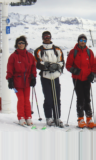
%> input picture Images/train/pos/crop001007c.png, 96 x 160 px; its folder holds only this picture in this run
$ octave hogTrain.m   (GNU Octave 9; MATLAB toolbox functions it lacks are replaced by stand-ins)
%> lines starting %> are read from the running program, lines starting %| are printed output that depends on the picture
### getImagesInDir.m
%This part of the code was done using Chris McCormick's code as reference
% reference : http://mccormickml.com/2013/05/09/hog-descriptor-in-matlab/
% date:26th November 2016
%Author: Chris McCormick

function imageFiles = getImagesInDir(imDirectory)
%> called with imDirectory = './Images/train/pos/'
%get images from the directory

    dirData = dir(imDirectory);

    % Get the indices
    dirIndex = [dirData.isdir];

    % Get the list of files.
    initList = {dirData(~dirIndex).name};

    imageFiles = {};

    indx = 1;

    % For each file in the Directory...
    for i = 1 : length(initList)

        imageFile = char(initList(i));

        %  filename's extension.
        if (length(imageFile) <= 3)
            continue;
        else
            extension = imageFile((length(imageFile) - 2) : length(imageFile));
        end

        % If this is an image file...
        if (strcmp(extension, 'png') == 1) || ...
           (strcmp(extension, 'PNG') == 1) || ...
           (strcmp(extension, 'jpg') == 1) || ...
           (strcmp(extension, 'JPG') == 1) || ...
           (strcmp(extension, 'bmp') == 1) || ...
           (strcmp(extension, 'BMP') == 1)


			imageFile = strcat(imDirectory, imageFile);


            % Add the file to the output list.
			imageFiles{indx} = imageFile;

            indx = indx + 1;
        end
    end
end

### hogTrain.m
%get the images from the directory
%these images are 130 by 66 sized
posImages = getImagesInDir('./Images/train/pos/');
negImages = getImagesInDir('./Images/train/neg/');

% The labels for negative and positive images
Y = [ones(length(posImages), 1); zeros(length(negImages), 1)];

% Combine the file lists to get a list of all training images.
fileList = [posImages, negImages];

% Build a matrix for all the 3780 features
X = zeros(length(fileList), 3780);

fprintf('Total number of files to train the svm: %d', length(fileList));

% For all the training images
for i = 1 : length(fileList)

    imgFile = char(fileList(i));
    img = imread(imgFile);
%> img is the input picture: size 160x96x3 uint8; mean R, G, B 172.8, 159.9, 160.7

    %grayscale images gave better results
    img = rgb2gray(img);
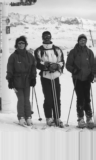
%> img: size 160x96 uint8; min 26, max 243, mean 163.8

    %if the images size if greater than the expected size
    img =imresize(img,[130 66]);
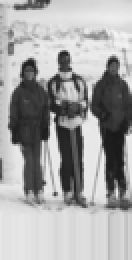
%> img: size 130x66 uint8 (shown 2 times larger); min 26, max 244, mean 163.8

    % find the HOG descriptor
    %using the vision toolbox to get the HOG decriptors
%> (the run ends here)

$ run again, on Images/train/pos/crop001025a.png
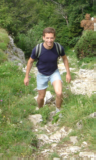
%> input picture Images/train/pos/crop001025a.png, 96 x 160 px
%> img is the input picture: size 160x96x3 uint8; mean R, G, B 127.9, 135.8, 94.4
%> `img = rgb2gray(img);`:
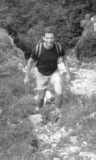
%> img: size 160x96 uint8; min 23, max 253, mean 128.7
%> `img =imresize(img,[130 66]);`:
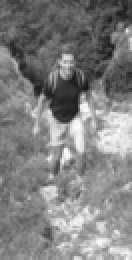
%> img: size 130x66 uint8 (shown 2 times larger); min 22, max 254, mean 128.7

$ run again, on Images/train/pos/crop001010a.png
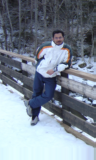
%> input picture Images/train/pos/crop001010a.png, 96 x 160 px
%> img is the input picture: size 160x96x3 uint8; mean R, G, B 125, 135.9, 149
%> `img = rgb2gray(img);`:
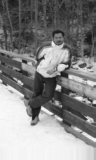
%> img: size 160x96 uint8; min 19, max 249, mean 134.2
%> `img =imresize(img,[130 66]);`:
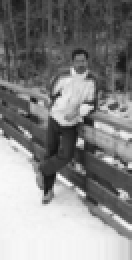
%> img: size 130x66 uint8 (shown 2 times larger); min 20, max 251, mean 134.1
